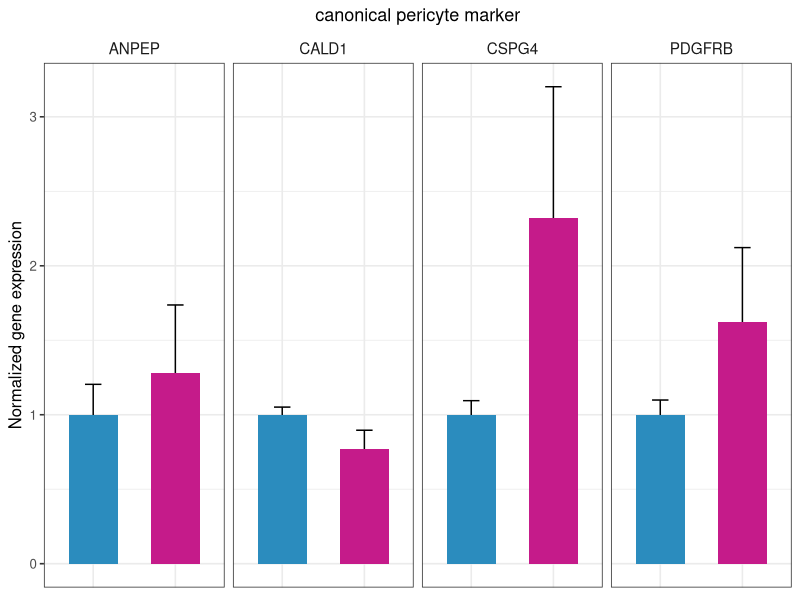
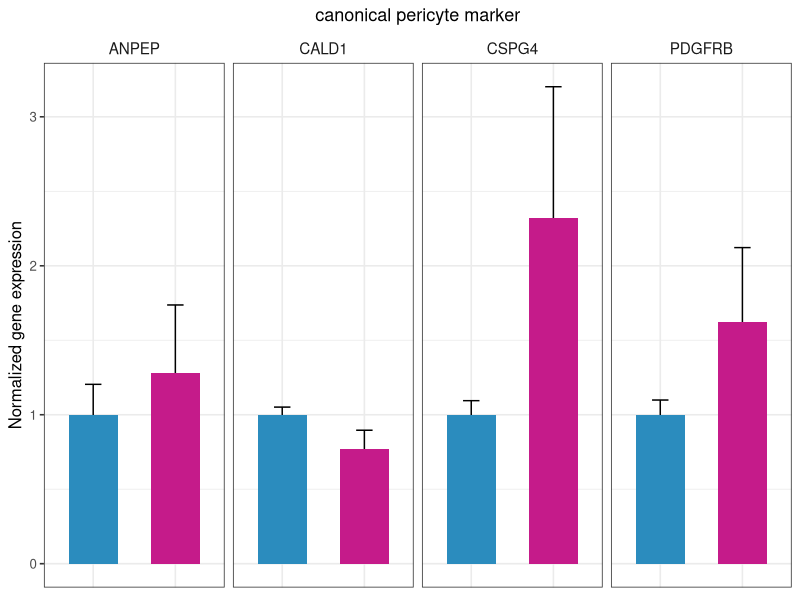

Write the R code that produced these figures, in order.
if (!require(ggplot2, quietly = TRUE)) install.packages("ggplot2")

library(ggplot2)

# Read the extracted solution CSV (must be in same folder)
data <- read.csv("extracted_solution.csv")

# Convert Group to factor with desired order
data$Group <- factor(data$Group, levels = c("Norm", "Hyp"))

# Plot
p <- ggplot(data, aes(x = Group, y = Expression_mean, fill = Group)) +
  geom_errorbar(aes(ymin = Expression_mean - Expression_sd,
                    ymax = Expression_mean + Expression_sd),
                width = 0.2, position = position_dodge(0.8), color = "black") +
  geom_bar(stat = "identity", position = position_dodge(width = 0.8), width = 0.6) +
  facet_wrap(~ SYMBOLS, nrow = 1) +
  labs(y = "Normalized gene expression",
       x = NULL,
       title = "canonical pericyte marker") +
  scale_fill_manual(values = c("Norm" = "#2b8cbe", "Hyp" = "#c51b8a")) +
  theme_bw(base_size = 12) +
  theme(
    strip.background = element_blank(),
    strip.text = element_text(size = 11),
    plot.title = element_text(hjust = 0.5, size = 13),
    legend.position = "none",
    axis.text.x = element_blank(),
    axis.ticks.x = element_blank()
  )
p
# Save output
ggsave("extracted_solution.jpg", plot = p, width = 4, height = 3)

